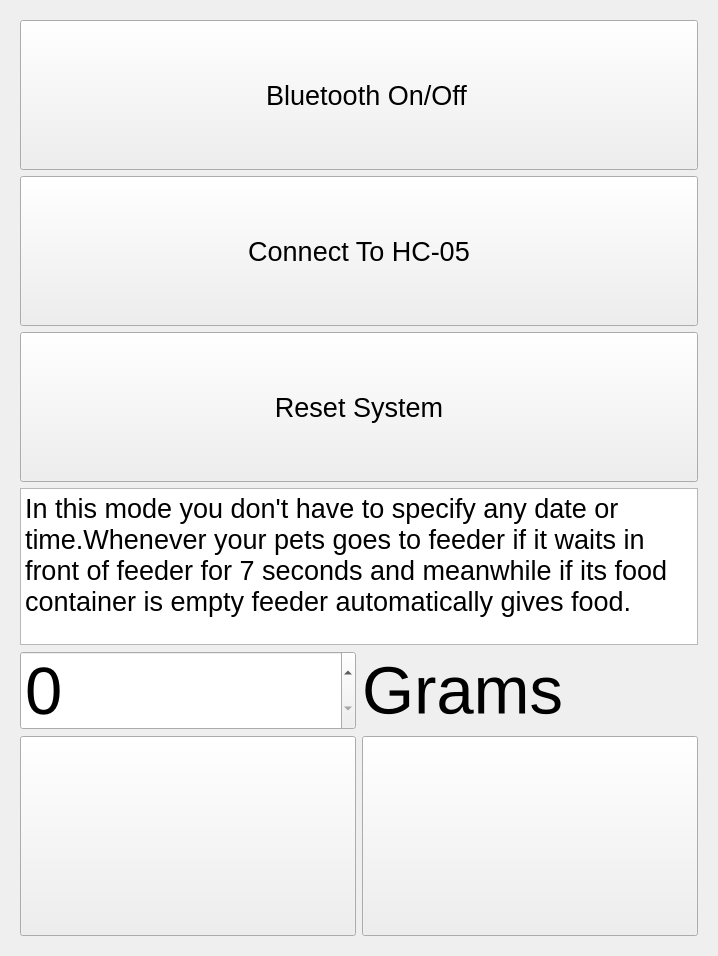
<?xml version="1.0" encoding="UTF-8"?>
<ui version="4.0">
 <class>Widget</class>
 <widget class="QWidget" name="Widget">
  <property name="geometry">
   <rect>
    <x>0</x>
    <y>0</y>
    <width>718</width>
    <height>956</height>
   </rect>
  </property>
  <property name="sizePolicy">
   <sizepolicy hsizetype="Preferred" vsizetype="Preferred">
    <horstretch>4</horstretch>
    <verstretch>0</verstretch>
   </sizepolicy>
  </property>
  <property name="font">
   <font>
    <pointsize>20</pointsize>
   </font>
  </property>
  <property name="windowTitle">
   <string>Widget</string>
  </property>
  <layout class="QVBoxLayout" name="verticalLayout_5">
   <item>
    <widget class="QStackedWidget" name="stackedWidget">
     <property name="currentIndex">
      <number>0</number>
     </property>
     <widget class="QWidget" name="page">
      <layout class="QVBoxLayout" name="verticalLayout_3">
       <item>
        <widget class="QPushButton" name="pushButton_3">
         <property name="minimumSize">
          <size>
           <width>0</width>
           <height>150</height>
          </size>
         </property>
         <property name="maximumSize">
          <size>
           <width>16777214</width>
           <height>16777215</height>
          </size>
         </property>
         <property name="text">
          <string>  Bluetooth On/Off</string>
         </property>
        </widget>
       </item>
       <item>
        <widget class="QPushButton" name="pushButton_2">
         <property name="minimumSize">
          <size>
           <width>320</width>
           <height>150</height>
          </size>
         </property>
         <property name="maximumSize">
          <size>
           <width>16777215</width>
           <height>16777215</height>
          </size>
         </property>
         <property name="font">
          <font>
           <pointsize>20</pointsize>
          </font>
         </property>
         <property name="text">
          <string>Connect To HC-05</string>
         </property>
        </widget>
       </item>
       <item>
        <widget class="QPushButton" name="pushButton_6">
         <property name="minimumSize">
          <size>
           <width>320</width>
           <height>150</height>
          </size>
         </property>
         <property name="maximumSize">
          <size>
           <width>16777215</width>
           <height>16777215</height>
          </size>
         </property>
         <property name="font">
          <font>
           <pointsize>20</pointsize>
          </font>
         </property>
         <property name="text">
          <string>Reset System</string>
         </property>
        </widget>
       </item>
       <item>
        <widget class="QTextBrowser" name="textBrowser_2">
         <property name="maximumSize">
          <size>
           <width>16777215</width>
           <height>16777215</height>
          </size>
         </property>
         <property name="html">
          <string>&lt;!DOCTYPE HTML PUBLIC &quot;-//W3C//DTD HTML 4.0//EN&quot; &quot;http://www.w3.org/TR/REC-html40/strict.dtd&quot;&gt;
&lt;html&gt;&lt;head&gt;&lt;meta name=&quot;qrichtext&quot; content=&quot;1&quot; /&gt;&lt;style type=&quot;text/css&quot;&gt;
p, li { white-space: pre-wrap; }
&lt;/style&gt;&lt;/head&gt;&lt;body style=&quot; font-family:'MS Shell Dlg 2'; font-size:20pt; font-weight:400; font-style:normal;&quot;&gt;
&lt;p style=&quot; margin-top:0px; margin-bottom:0px; margin-left:0px; margin-right:0px; -qt-block-indent:0; text-indent:0px;&quot;&gt;In this mode you don't have to specify any date or time.Whenever your pets goes to feeder if it waits in front of feeder for 7 seconds and meanwhile if its food container is empty feeder automatically gives food. &lt;/p&gt;&lt;/body&gt;&lt;/html&gt;</string>
         </property>
        </widget>
       </item>
       <item>
        <layout class="QVBoxLayout" name="verticalLayout">
         <item>
          <layout class="QHBoxLayout" name="horizontalLayout_2">
           <item>
            <widget class="QSpinBox" name="spinBox_2">
             <property name="minimumSize">
              <size>
               <width>0</width>
               <height>79</height>
              </size>
             </property>
             <property name="maximumSize">
              <size>
               <width>16777215</width>
               <height>16777215</height>
              </size>
             </property>
             <property name="font">
              <font>
               <pointsize>50</pointsize>
              </font>
             </property>
            </widget>
           </item>
           <item>
            <widget class="QLabel" name="label_2">
             <property name="maximumSize">
              <size>
               <width>16777215</width>
               <height>16777215</height>
              </size>
             </property>
             <property name="font">
              <font>
               <pointsize>50</pointsize>
              </font>
             </property>
             <property name="text">
              <string>Grams</string>
             </property>
            </widget>
           </item>
          </layout>
         </item>
         <item>
          <layout class="QHBoxLayout" name="horizontalLayout_3">
           <item>
            <widget class="QPushButton" name="pushButton_7">
             <property name="minimumSize">
              <size>
               <width>0</width>
               <height>200</height>
              </size>
             </property>
             <property name="maximumSize">
              <size>
               <width>16777215</width>
               <height>16777215</height>
              </size>
             </property>
             <property name="font">
              <font>
               <pointsize>40</pointsize>
              </font>
             </property>
             <property name="text">
              <string/>
             </property>
            </widget>
           </item>
           <item>
            <widget class="QPushButton" name="pushButton_4">
             <property name="minimumSize">
              <size>
               <width>0</width>
               <height>200</height>
              </size>
             </property>
             <property name="maximumSize">
              <size>
               <width>16777215</width>
               <height>16777215</height>
              </size>
             </property>
             <property name="text">
              <string/>
             </property>
            </widget>
           </item>
          </layout>
         </item>
        </layout>
       </item>
      </layout>
     </widget>
     <widget class="QWidget" name="page_2">
      <layout class="QVBoxLayout" name="verticalLayout_6">
       <item>
        <widget class="QPushButton" name="pushButton">
         <property name="minimumSize">
          <size>
           <width>0</width>
           <height>150</height>
          </size>
         </property>
         <property name="text">
          <string>Send Current Date/Time Info</string>
         </property>
        </widget>
       </item>
       <item>
        <widget class="QTextBrowser" name="textBrowser">
         <property name="html">
          <string>&lt;!DOCTYPE HTML PUBLIC &quot;-//W3C//DTD HTML 4.0//EN&quot; &quot;http://www.w3.org/TR/REC-html40/strict.dtd&quot;&gt;
&lt;html&gt;&lt;head&gt;&lt;meta name=&quot;qrichtext&quot; content=&quot;1&quot; /&gt;&lt;style type=&quot;text/css&quot;&gt;
p, li { white-space: pre-wrap; }
&lt;/style&gt;&lt;/head&gt;&lt;body style=&quot; font-family:'MS Shell Dlg 2'; font-size:20pt; font-weight:400; font-style:normal;&quot;&gt;
&lt;p style=&quot; margin-top:0px; margin-bottom:0px; margin-left:0px; margin-right:0px; -qt-block-indent:0; text-indent:0px;&quot;&gt;In this mode you have to specify exact time(s) and date(s) that you want to feed your pet&lt;/p&gt;&lt;/body&gt;&lt;/html&gt;</string>
         </property>
        </widget>
       </item>
       <item>
        <widget class="QListWidget" name="listWidget_2">
         <property name="font">
          <font>
           <pointsize>20</pointsize>
          </font>
         </property>
        </widget>
       </item>
       <item>
        <widget class="QCalendarWidget" name="calendarWidget">
         <property name="font">
          <font>
           <pointsize>10</pointsize>
          </font>
         </property>
        </widget>
       </item>
       <item>
        <layout class="QHBoxLayout" name="horizontalLayout_4">
         <item>
          <widget class="QTimeEdit" name="timeEdit">
           <property name="font">
            <font>
             <pointsize>40</pointsize>
            </font>
           </property>
          </widget>
         </item>
         <item>
          <widget class="QSpinBox" name="spinBox">
           <property name="font">
            <font>
             <pointsize>40</pointsize>
            </font>
           </property>
          </widget>
         </item>
         <item>
          <widget class="QLabel" name="label">
           <property name="font">
            <font>
             <pointsize>40</pointsize>
            </font>
           </property>
           <property name="text">
            <string>Grams</string>
           </property>
          </widget>
         </item>
        </layout>
       </item>
       <item>
        <layout class="QHBoxLayout" name="horizontalLayout">
         <item>
          <layout class="QVBoxLayout" name="verticalLayout_2">
           <item>
            <widget class="QPushButton" name="pushButton_9">
             <property name="minimumSize">
              <size>
               <width>200</width>
               <height>150</height>
              </size>
             </property>
             <property name="font">
              <font>
               <pointsize>40</pointsize>
              </font>
             </property>
             <property name="styleSheet">
              <string notr="true"/>
             </property>
             <property name="text">
              <string/>
             </property>
            </widget>
           </item>
           <item>
            <widget class="QPushButton" name="pushButton_10">
             <property name="minimumSize">
              <size>
               <width>200</width>
               <height>150</height>
              </size>
             </property>
             <property name="font">
              <font>
               <pointsize>40</pointsize>
              </font>
             </property>
             <property name="text">
              <string/>
             </property>
            </widget>
           </item>
          </layout>
         </item>
         <item>
          <layout class="QVBoxLayout" name="verticalLayout_4">
           <item>
            <widget class="QPushButton" name="pushButton_11">
             <property name="minimumSize">
              <size>
               <width>200</width>
               <height>150</height>
              </size>
             </property>
             <property name="text">
              <string/>
             </property>
            </widget>
           </item>
           <item>
            <widget class="QPushButton" name="pushButton_5">
             <property name="minimumSize">
              <size>
               <width>200</width>
               <height>150</height>
              </size>
             </property>
             <property name="font">
              <font>
               <pointsize>40</pointsize>
              </font>
             </property>
             <property name="text">
              <string/>
             </property>
            </widget>
           </item>
          </layout>
         </item>
        </layout>
       </item>
      </layout>
     </widget>
    </widget>
   </item>
  </layout>
 </widget>
 <resources/>
 <connections/>
</ui>
